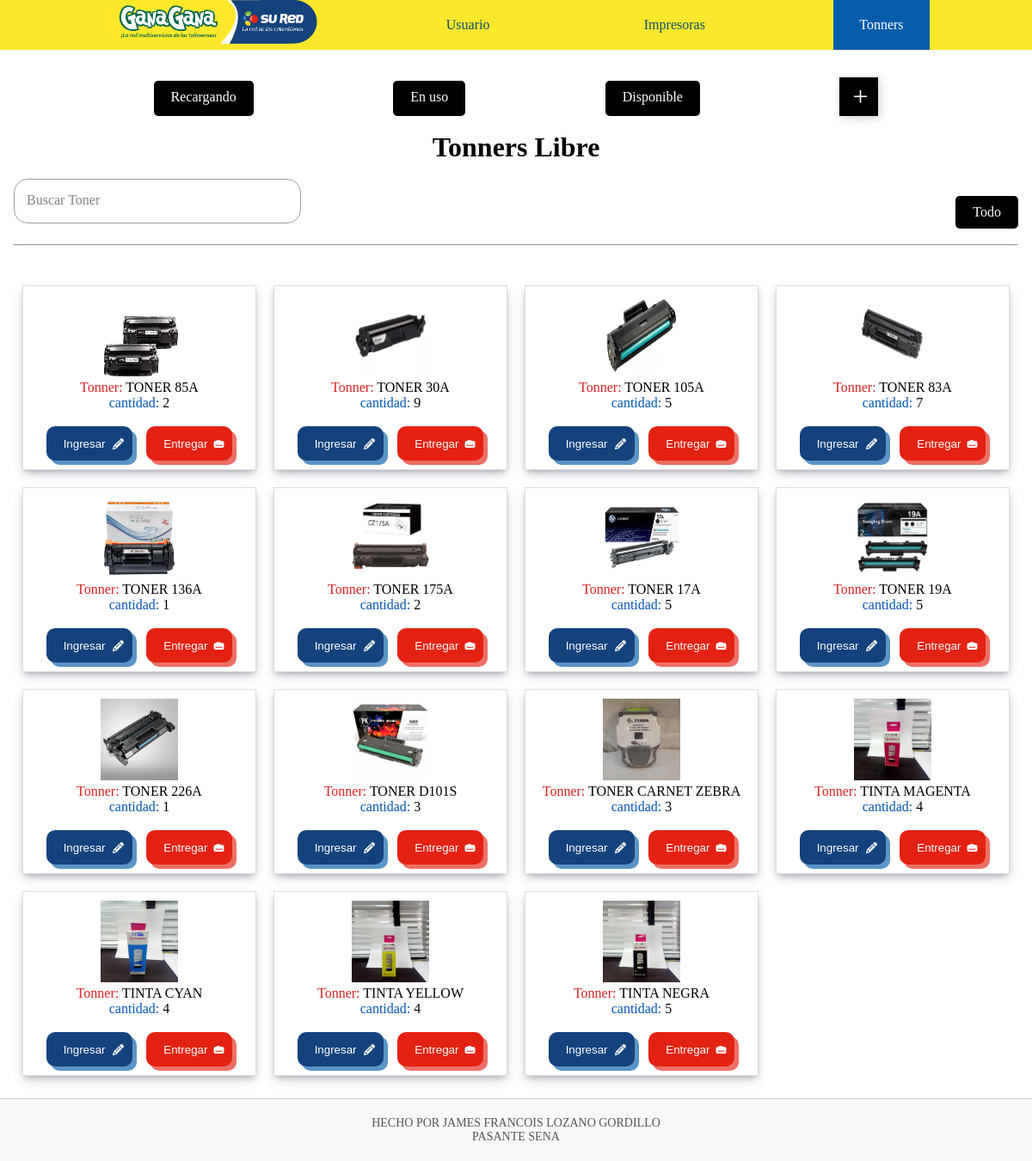
Page /L_Tonner/ on the earlier database version.
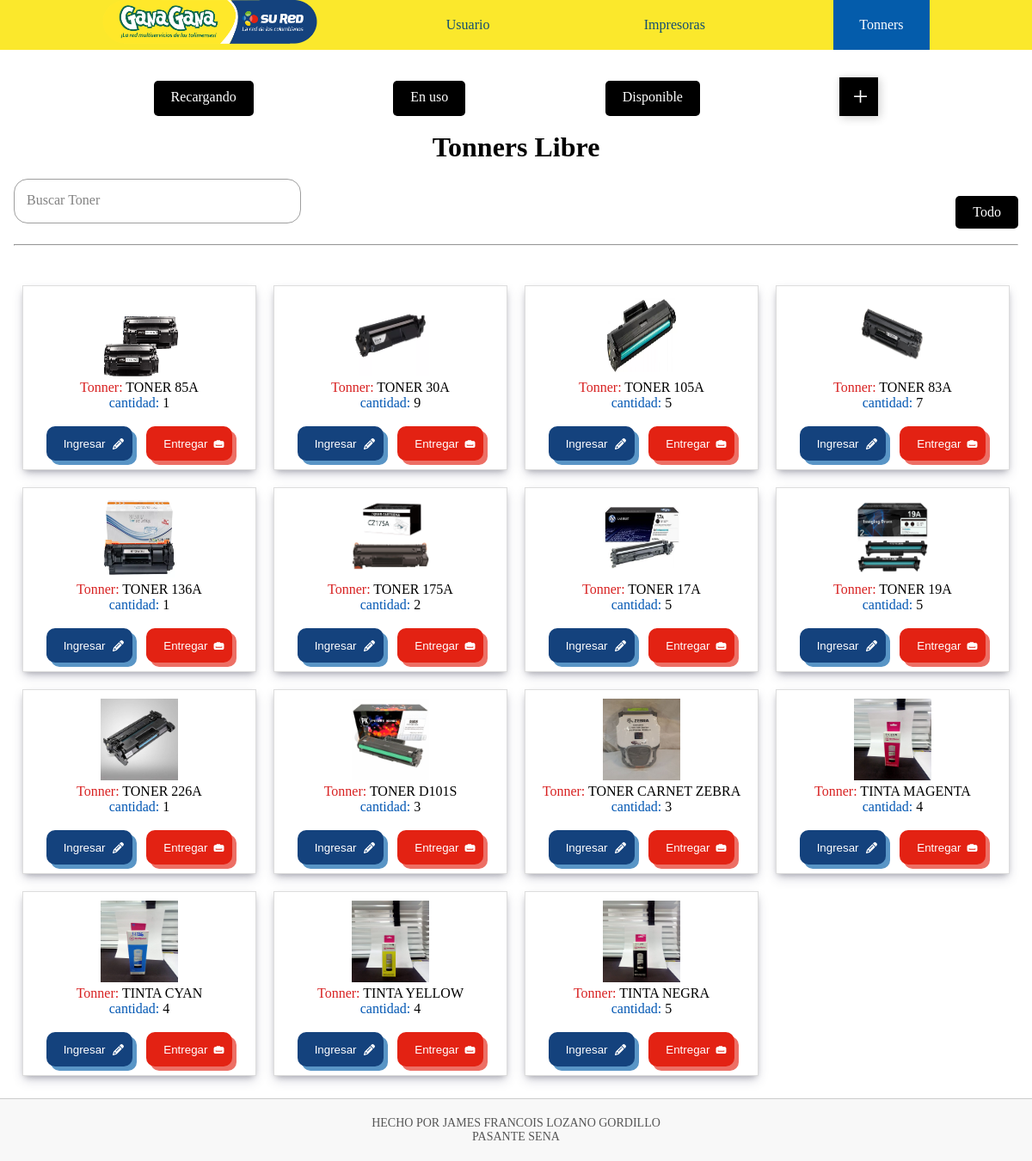
Same page on the later database version.
### Datos/models.py (models this page shows, shortened)
class Tonner(models.Model):
    ESTADO_T = [
        ('Recargando', 'Recargando'),
        ('Disponible', 'Disponible'),
        ('En Uso', 'En Uso'),
    ]
    nombre = models.CharField(max_length=50)
    cantidad = models.PositiveBigIntegerField()
    Numero_Tonner = models.CharField(max_length=20)
    Estado = models.CharField(max_length=10, choices=ESTADO_T, default='L')
    imagen = models.ImageField()

### Datos/views.py (the view)
# urls.py: path('L_Tonner/', views.E_Libre, name='L_Tonner'),
def E_Libre(request):
    r_tonner = Tonner.objects.filter(Estado='Disponible')
    return render(request, 'vista/T_Libre.html', {'LItonner': r_tonner})

### Datos/templates/vista/T_Libre.html (shortened to what this page needs)
{% extends 'layouts/base.html' %}
{% block content %}
{% load static %}
<center>
    {% include 'layouts/Barra_Tonners.html' %}
    <br>
    <h1>Tonners Libre</h1>
    <br>
</center>
<div style="display: flex; justify-content:space-between;">
    <form method="GET" action="{% url 'buscar_Toners' %}">
        <div class="input-group">
            <input required="" type="text" name="q" autocomplete="off" class="input">
            <label class="user-label">Buscar Toner</label>
        </div>
    </form>
    <a href="{% url 'L_Tonner' %}" class="btn">Todo</a>
</div>
<br>
<hr>
<br>
<br>
<main class="container">
    {% for producto in LItonner %}
    <div class="card shadow">
        <center>
            {% if producto.imagen %}
            <img src="{{ producto.imagen.url }}" style="width: 90px; height: 95px;">
            {% else %}
            <img src="{% static 'images/SinImagen.png' %}" alt="LogoImagen" style="width:90px;">
            {% endif %}
            <p><span class="span" style="color: #d82121;">Tonner:</span> {{ producto.nombre }}</p>
            <p><span style="color: #0056b3;">cantidad:</span> {{ producto.cantidad }}</p>
            <br>
            <div style="display: flex; justify-content: space-evenly;">
                <a href="{% url 'ED_Tonner' producto.id %}">
                    <button class="BtnE">Ingresar
                    </button>
                </a>
                <a href="{% url 'retiroTonner' producto.id %}">
                    <button class="BtnP">Entregar
                    </button>
                </a>
            </div>
        </center>
    </div>
    <br>
    {% endfor %}
    {% endblock %}

### Datos/templates/layouts/base.html (shortened to what this page needs)
{% load static %}
<!DOCTYPE html>
<html lang="en">
<head>
</head>
<body>
    <nav class="navbar">
        <ul style="display: flex; justify-content: space-evenly;">
            <li>
                <img src="{% static 'logo.png' %}" alt="Logo" style="width: 250px;" onclick="inicio()">
            </li>
            <li class="{% if request.path == '/R_Persona/' %}active{% elif request.path == '/R_Area/'%} active {% endif %}">
                <a href="{% url 'R_Area' %}">Usuario </a>
            </li>
            <li class="">
                <a href="{% url 'Ver_Tabla' %}">Impresoras </a>
            </li>
            <li class="{% if request.path == '/L_Tonner/' %}active{% elif request.path == '/V_Toners_R/'%} active {% elif request.path == '/E_Tonner/'%} active{% elif request.path == '/R_Tonner/'%} active{% endif %}">
                <a href="{% url 'L_Tonner' %}">Tonners</a>
            </li>
        </ul>
    </nav>
    <div style="padding: 1rem;">
            {% block content %}
            {% endblock %}
    </div>
    {% if request.path == '/R_Area/' %}
    {% elif request.path == '/R_Persona/' %}
    {% else %}
        {% include 'layouts/footer.html' %}
    {% endif %}
</body>
</html>

### Datos/templates/layouts/Barra_Tonners.html (shortened to what this page needs)
<div style="display: flex; justify-content: space-evenly;">
    <a href="{% url 'E_Tonner' %}" class="btn">Recargando</a>
    <a href="{% url 'V_Toners_R' %}" class="btn">En uso</a>
    <a href="{% url 'L_Tonner' %}" class="btn">Disponible</a>
    {% if request.path == '/L_Tonner/' %}
        <a class="Btn" href="{% url 'R_Tonner' %}" style="margin-top: 1rem;">
            <div class="sign">+</div>
        </a>
    {% endif %}
</div>

### Datos/templates/layouts/footer.html (shortened to what this page needs)
<!DOCTYPE html>
<html lang="es">
<head>
</head>
<body>
    <footer>
        <div>
            <p>HECHO POR JAMES FRANCOIS LOZANO GORDILLO
                <br>
                PASANTE SENA
            </p>
        </div>
    </footer>
</body>
</html>

### Datos/templates/layouts/Barra_Tonners.html (style rules this page uses)
* { padding: 0; margin: 0; }
a { text-decoration: none; }
.Btn { align-items: center; display: flex; width: 45px; justify-content: flex-start; height: 45px; border: none; border-radius: 0px; cursor: pointer; position: relative; overflow: hidden; transition-duration: .3s; box-shadow: 2px 2px 10px rgba(0, 0, 0, 0.199); background-color: black; }
.sign { width: min-content; font-size: 2em; color: white; transition-duration: .3s; display: flex; align-items: center; justify-content: center; padding: 15px; }

### Datos/templates/vista/T_Libre.html (style rules this page uses)
.input-group { position: relative; }
.input { border: solid 1.5px #9e9e9e; border-radius: 1rem; background: none; padding: 1rem; font-size: 1rem; color: black; height: min-content; transition: border 150ms cubic-bezier(0.4, 0, 0.2, 1); }
.user-label { position: absolute; left: 15px; color: #828282; pointer-events: none; transform: translateY(1rem); transition: 150ms cubic-bezier(0.4, 0, 0.2, 1); }
.btn { display: inline-block; padding: 10px 20px; margin-top: 20px; text-align: center; text-decoration: none; background-color: black; color: #fff; border-radius: 5px; }
.span { color: #363636; }
.container { width: 100%; display: flex; flex-wrap: wrap; }
.card { border: 1px solid #ddd; padding: 10px; margin: 10px; text-align: center; width: 250px; box-shadow: rgba(50, 50, 93, 0.25) 0px 6px 12px -2px, rgba(0, 0, 0, 0.3) 0px 3px 7px -3px; }
input { height: 50px; width: 300px; }
.BtnE { position: relative; display: flex; align-items: center; justify-content: flex-start; width: 100px; height: 40px; border: none; padding: 0px 20px; background-color: #14427d; color: white; font-weight: 500; cursor: pointer; border-radius: 10px; box-shadow: 5px 5px 0px #5995c6; transition-duration: .3s; }
.svgE { width: 13px; position: absolute; right: 0; margin-right: 10px; fill: white; transition-duration: .3s; }
.BtnP { position: relative; display: flex; align-items: center; justify-content: flex-start; width: 100px; height: 40px; border: none; padding: 0px 20px; background-color: #e32213; color: white; font-weight: 500; cursor: pointer; border-radius: 10px; box-shadow: 5px 5px 0px #ed6f65; transition-duration: .3s; }
.svgP { width: 13px; position: absolute; right: 0; margin-right: 9px; fill: white; transition-duration: .3s; }

### Datos/templates/layouts/footer.html (style rules this page uses)
footer { background-color: #f8f8f8; padding: 20px; text-align: center; border-top: 1px solid #ccc; }
footer p { font-size: 14px; color: #555; margin: 0; }

### Datos/templates/layouts/base.html (style rules this page uses)
footer { background-color: #f8f8f8; padding: 20px; text-align: center; border-top: 1px solid #ccc; }
footer p { font-size: 14px; color: #555; margin: 0; }
* { padding: 0; margin: 0; }
.navbar { background-color: #fbe82c; }
.navbar a { float: left; display: block; color: #124d71; text-align: center; padding: 20px 30px; text-decoration: none; }
.navbar .active a { color: white; background-color: #045cab; width: max-content; }
ul { list-style: none; }
button { font-family: Arial, Helvetica, sans-serif; font-weight: bold; color: white; background-color: #171717; padding: 1em 2em; border: none; border-radius: .6rem; position: relative; cursor: pointer; overflow: hidden; }

Differences in the rows shown:
changed Tonner "TONER 85A": cantidad "2" → "1"
